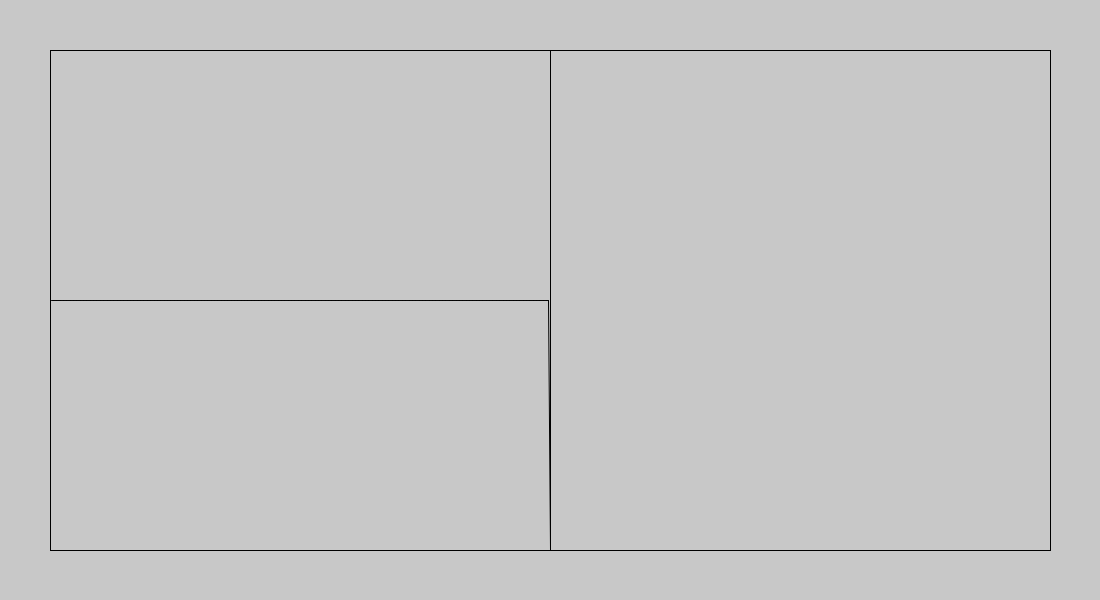
Frame 1 (no input)
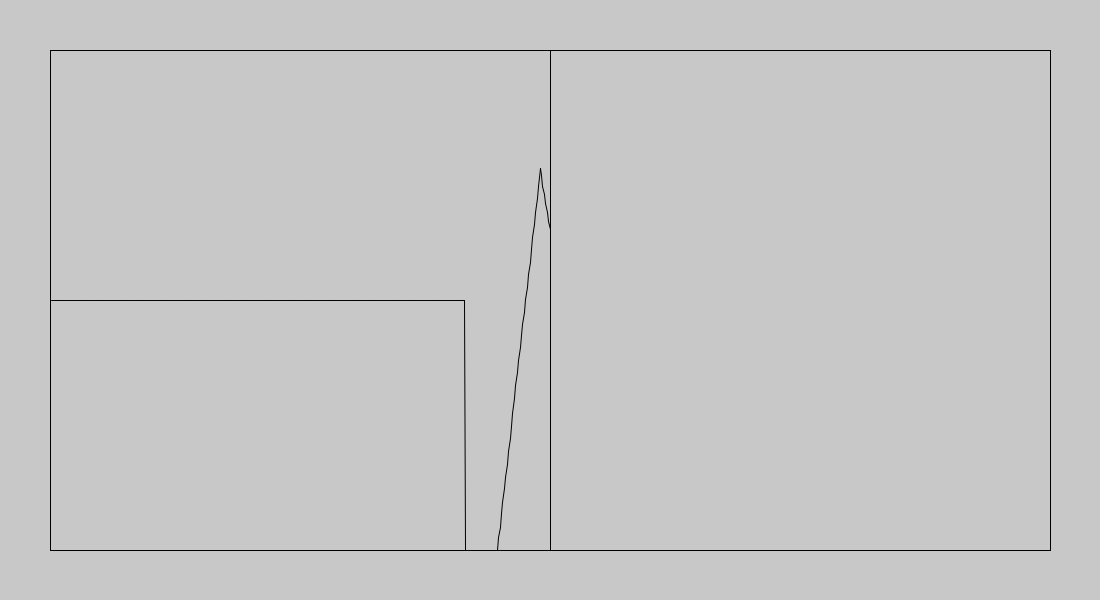
Frame 60 (the mouse pressed at the canvas centre just before this capture)
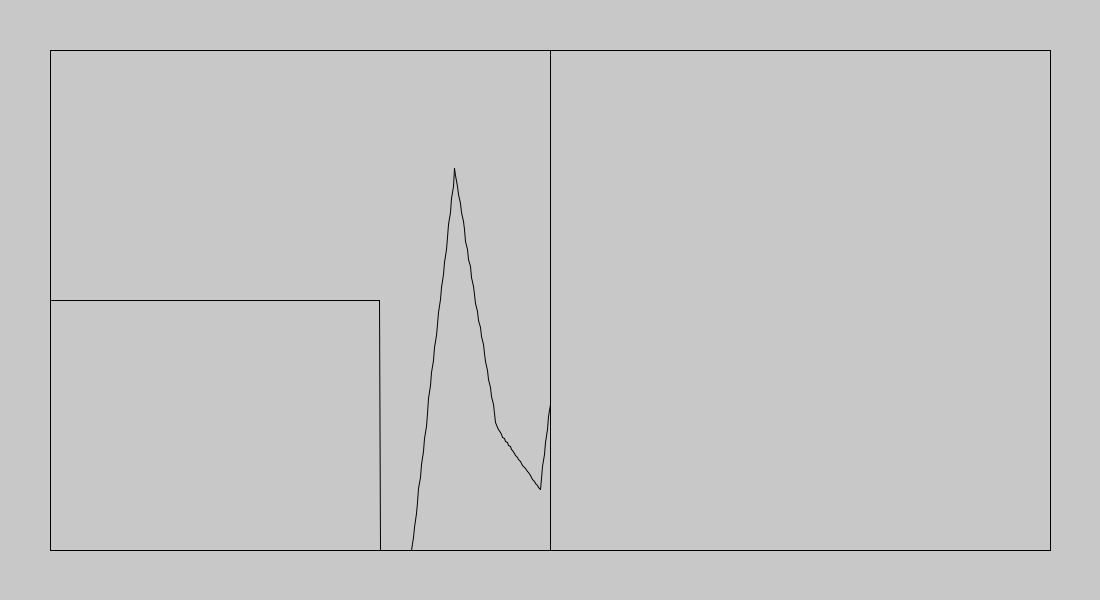
Frame 120 (the mouse held since frame 60 and released just before this capture)

The Processing sketch that drew these frames (run headless with seeded random() and noise(); from frame 60 on, the mouse is pressed at the canvas centre):

// Processing sketch: sketch_190825e
// ── sketch_190825e.pde
int signalBoxSize = 351;

int minValue = 0;
int maxValue = 1024;

int signalBoxWidth = 1000;
int signalBoxHeight = 500;
int signalBoxMargin = 50;
int middle = signalBoxWidth / 2;

int windowWidth = signalBoxWidth + signalBoxMargin*2;
int windowHeight = signalBoxHeight + signalBoxMargin*2;

float lineWidthGap = middle / (float)signalBoxSize;
float lineHeightGap = signalBoxHeight / (float)abs(maxValue - minValue);

signalBox sigBox = new signalBox();





// MakingAnalogSignal valueArea 
int lastTime = 0;
int lastNumber = 0;
int currentNumber = 0;
int interpolateNumber = 0;
int changeTime = 500; // milliSecond
boolean turnMoment = false;

// MakingCircleSignal valueArea
float lastCircleValue = 0;
float currentCircleValue = 0;
int downValue = 0;
int lasNum = 0;
int curNum = 0;



void setup(){
    
  size(500, 500);
  surface.setSize(windowWidth, windowHeight);
  randomSeed(500);
  
  //Testing signalBox!!!
    //signalBox aa = new signalBox();
    
    //for(int i = 0; i<123; i++)
    //  aa.inputSignal(i);
    
    //printArray(aa.dataBox);
    //printArray(aa.getSignal());
    
    //printArray(new int[] {1, 2, 3, 4});
}



void draw(){
  background(200);
  stroke(0);
  drawGrid();
  
    
    // ****Making AnalogValue place
    int timeStatus= millis() - lastTime;
    if(timeStatus >= changeTime){
      lastTime = millis();
      lastNumber = currentNumber;
      timeStatus = 0;
      if(turnMoment == false)
        currentNumber = (int)random(minValue, maxValue); // ** number Input place
      else
        currentNumber = (maxValue-minValue) - currentNumber;
      turnMoment = !turnMoment;
      
      // Circle Making Place
      lastCircleValue = currentCircleValue;
      currentCircleValue = (lastNumber - (maxValue - minValue)/2) * 0.0001;
    }
    
    timeStatus = constrain(timeStatus, 0, 1000);
    interpolateNumber = (int)map(timeStatus, 0, changeTime, lastNumber, currentNumber);
    // this is analogValue (interpolateNumber)
    
    int mt = 200;
    
    if(timeStatus >= changeTime - mt || timeStatus <= mt){ //|| 100 > timeStatus){      
      
      if(timeStatus >= changeTime - mt){
        
      }
    
      if(lastNumber == currentNumber){}
      else if(lastNumber < currentNumber){
        interpolateNumber -= abs(curNum-lasNum) * 0.2;
        print(abs(curNum-lasNum) * 0.2 + " | "  );
      }
      else{
        interpolateNumber += abs(curNum-lasNum) * 0.2;
        print(abs(curNum-lasNum) * 0.2 + " | "  );
      }
      
    }
    lasNum =  curNum;
    curNum = interpolateNumber;
      
      //println(currentCircleValue + " || " + lastCircleValue);
    println((int)interpolateNumber + " | " + (curNum-lasNum));
    
  
  sigBox.inputSignal(interpolateNumber);
  drawSignal(sigBox.getSignal());
  
  delay(10);
  //int[] box = new int[signalBoxSize];
  
  //for(int i=0; i<signalBoxSize; i++){
  //  ellipse(xPos(i), yPos(i*1024/signalBoxSize), 10, 10);
  //  box[i] = i*1024/signalBoxSize;
  //}
  //drawSignal(box);
}

void drawSignal(int[] signalBox){
  for(int i=0; i< signalBoxSize-1; i++){
    line(xPos(i), yPos(signalBox[i]), xPos(i+1), yPos(signalBox[i+1]));
  }
}

int xPos(int widthNum){
  int w = constrain(widthNum, 0, signalBoxSize);
  //return new int[] { signalBoxMargin + middle - lineWidthGap* widthNum, (maxValue - heightNum) * lineHeightGap + signalBoxMargin);
  return (int)(signalBoxMargin + middle - lineWidthGap* w);
}

int yPos(int heightNum){
  int h = constrain(heightNum, minValue, maxValue);
  //return new int[] { signalBoxMargin + middle - lineWidthGap* widthNum, (maxValue - heightNum) * lineHeightGap + signalBoxMargin);
  return (int)((maxValue - h) * lineHeightGap + signalBoxMargin);
}

void drawGrid(){
  line(signalBoxMargin, signalBoxMargin, windowWidth - signalBoxMargin, signalBoxMargin);
  line(signalBoxMargin, windowHeight - signalBoxMargin, windowWidth - signalBoxMargin, windowHeight - signalBoxMargin);

  line(signalBoxMargin + signalBoxWidth/2, signalBoxMargin, signalBoxMargin + signalBoxWidth/2, windowHeight - signalBoxMargin);
  
  line(signalBoxMargin, signalBoxMargin, signalBoxMargin, windowHeight - signalBoxMargin);
  line(windowWidth - signalBoxMargin, signalBoxMargin, windowWidth - signalBoxMargin, windowHeight - signalBoxMargin);
}

void printArray(int[] array){
  println();
  print(" {");
  for(int i=0; i<array.length-1; i++){
    print(array[i]);
    print(", ");
  }
  println(array[array.length-1] + "}");
  
}


class signalBox{
  int[] dataBox;
  int[] returnBox;
  int location = 0;
  
  signalBox(){
    dataBox = new int[signalBoxSize];
    returnBox = new int[signalBoxSize];
    for(int i=0; i<signalBoxSize; i++){
      dataBox[i] = 512;
    }
  }
  void inputSignal(int signal){
    signal = constrain(signal, 0, 1024);
    dataBox[location] = signal;
    location++;
    
    if(location >= signalBoxSize){
      location = 0;
    }
  }
  int[] getSignal(){
    for(int i=0; i< signalBoxSize; i++){
      
        if(0<= location-1-i)
          returnBox[i] = dataBox[location-1-i];
        else
          returnBox[i] = dataBox[signalBoxSize+location-1-i];
      
    }
    return returnBox;
  }
  
  
}
